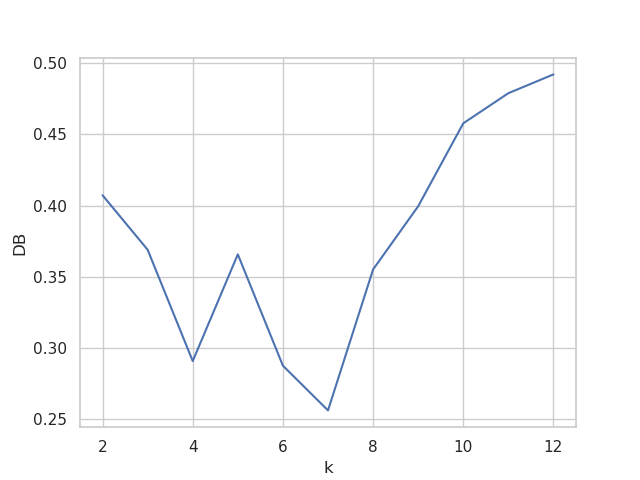

The Python source for this figure:
import os
import pandas as pd
import numpy as np
from ingestion import get_raw, get_pca
from sklearn.cluster import KMeans
from sklearn.metrics import davies_bouldin_score
import warnings
import matplotlib.pyplot as plt
import seaborn as sns

sns.set(style="whitegrid")
warnings.filterwarnings('ignore')
os.makedirs("results/kmeans", exist_ok=True)

X, X_test, y, y_test = get_raw()
attr_sz = len(np.unique(y))
print(attr_sz)
k_dict = {}
for k in range(2,13):
	db_values = []
	for i in range(5):
		kmeans = KMeans(n_clusters=k)
		kmeans.fit(X)
		labels = kmeans.labels_
		db_values.append(davies_bouldin_score(X,labels))
	print("k = %d" % k, np.array(db_values).sum()/5)
	k_dict[k] = np.array(db_values).sum()/5

df = pd.DataFrame.from_dict(k_dict, orient='index')
df.to_csv('results/kmeans/kmeans.csv')
ax = sns.lineplot(x=list(k_dict.keys()), y=list(k_dict.values()))
ax.set(xlabel = 'k', ylabel = 'DB')
plt.savefig('results/kmeans/kmeans.png')
